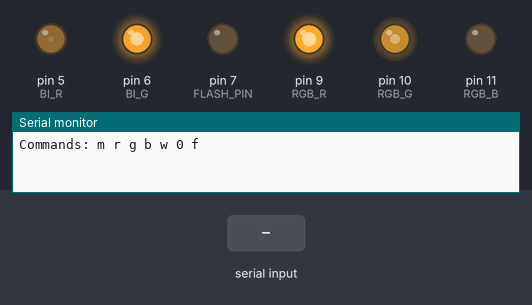
Bench run of a sketch on a simulated Arduino Uno, built with avr-gcc and run on an emulated ATmega328P. On the bench: output pins drawn as LEDs (lit = HIGH), the last lines printed to the serial monitor. Inputs (shaded band) come from the test bench.

Above: at 1.26 s.
1.3 s: "r" received over Serial
At 2.0 s:
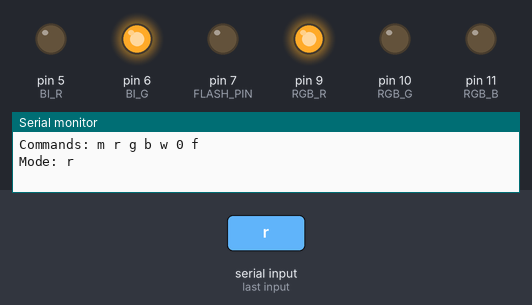
2.8 s: "f" received over Serial
At 3.8 s:
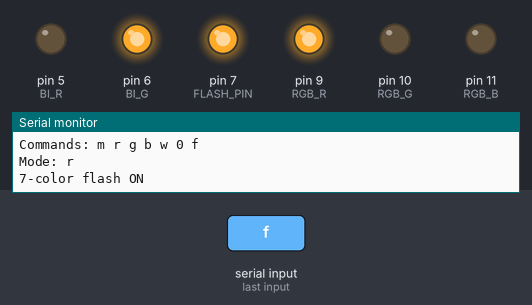
4.3 s: "m" received over Serial
At 4.45 s:
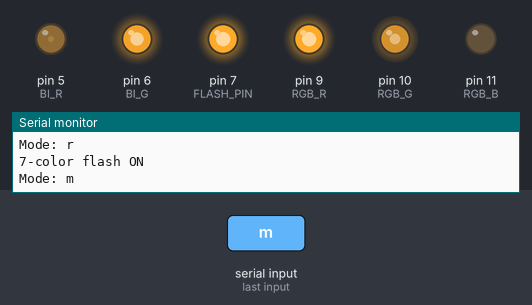
7.3 s: "g" received over Serial
At 8.5 s:
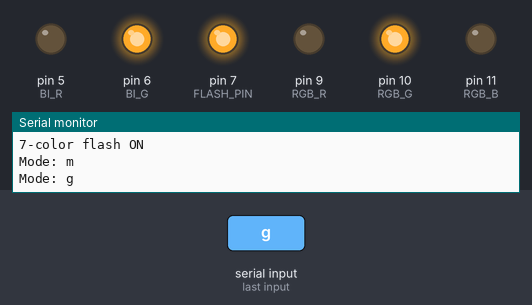
8.8 s: "b" received over Serial
At 9.8 s:
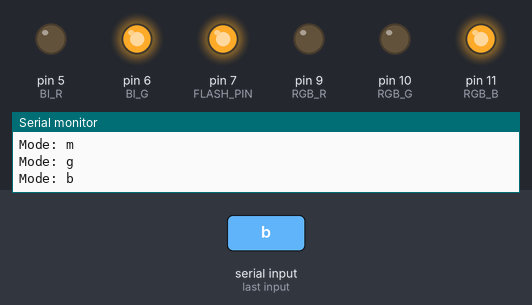
10.3 s: "w" received over Serial
At 11.2 s:
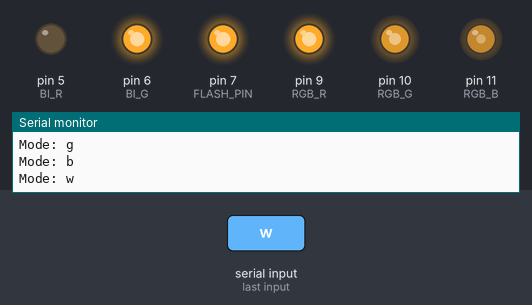
Timing chart, 0 to 12.8 s (numbered marks = the images above; inputs shaded):
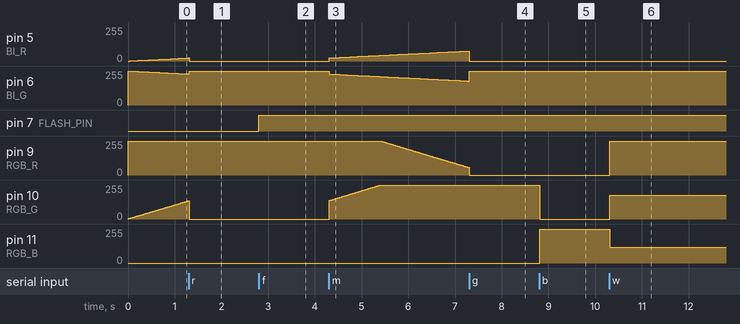

Measured:
- after the input at 1.3 s, pin 9 (RGB_R): stays 255/255 (without the input it goes to 252/255 after 1.1 s)
- after the input at 2.8 s, pin 7 (FLASH_PIN): LOW → HIGH at once
- after the input at 4.3 s, pin 5 (BI_R): moves from 0/255 to 75/255 over 3.0 s, starting at once; pin 6 (BI_G): moves from 255/255 to 180/255 over 3.0 s, starting at once; pin 9 (RGB_R): moves from 255/255 to 57/255 over 1.9 s, starting after 1.1 s; pin 10 (RGB_G): moves from 0/255 to 255/255 over 1.1 s, starting at once
- after the input at 7.3 s, pin 11 (RGB_B): stays 0/255 (without the input it goes to 2/255 after 0.55 s)
- after the input at 8.8 s, pin 10 (RGB_G): 255/255 → 0/255 at once; pin 11 (RGB_B): 0/255 → 255/255 at once
- after the input at 10.3 s, pin 9 (RGB_R): 0/255 → 255/255 at once; pin 10 (RGB_G): 0/255 → 180/255 at once; pin 11 (RGB_B): 255/255 → 120/255 at once

The sketch:

E02_MoodLamp.ino
```cpp
// ChinarSoft - Arduino Sensor Kit, Episode 2
// LED modules: RGB (KY-016 / KY-009), Two-color (KY-011 / KY-029), 7-color flash (KY-034)
// Project: Mood lamp with a status light
//
// Wiring (Arduino Uno) - all PWM pins except D7:
//   RGB module      R -> D9  | G -> D10 | B -> D11 | - -> GND
//   Two-color LED   R -> D5  | G -> D6  | - -> GND
//   7-color flash   S -> D7  | - -> GND
//   KY-009 and KY-011 have NO resistors on board: add 220 ohm in series on each color!
//
// Serial commands (9600 baud):
//   m = mood mode (slow rainbow)    r/g/b/w = fixed color    0 = off
//   f = toggle 7-color flash LED

const int RGB_R = 9, RGB_G = 10, RGB_B = 11;
const int BI_R = 5, BI_G = 6;
const int FLASH_PIN = 7;

const bool COMMON_ANODE = false;   // set true if your RGB module has a '+' common pin

char mode = 'm';
bool flashOn = false;
float hue = 0.0;                   // 0..360 degrees

void writeRGB(int r, int g, int b) {
  if (COMMON_ANODE) { r = 255 - r; g = 255 - g; b = 255 - b; }
  analogWrite(RGB_R, r);
  analogWrite(RGB_G, g);
  analogWrite(RGB_B, b);
}

// Convert hue (0-360) at full saturation/brightness to RGB
void hueToRGB(float h, int &r, int &g, int &b) {
  float x = 1.0 - fabs(fmod(h / 60.0, 2.0) - 1.0);
  float rf = 0, gf = 0, bf = 0;
  if (h < 60)       { rf = 1; gf = x; }
  else if (h < 120) { rf = x; gf = 1; }
  else if (h < 180) { gf = 1; bf = x; }
  else if (h < 240) { gf = x; bf = 1; }
  else if (h < 300) { rf = x; bf = 1; }
  else              { rf = 1; bf = x; }
  r = rf * 255; g = gf * 255; b = bf * 255;
}

// Two-color LED as a status light: green -> yellow -> red
void writeStatus(int level) {        // level 0..255
  analogWrite(BI_R, level);
  analogWrite(BI_G, 255 - level);
}

void handleSerial() {
  if (!Serial.available()) return;
  char c = Serial.read();
  if (c == 'f') {
    flashOn = !flashOn;
    digitalWrite(FLASH_PIN, flashOn ? HIGH : LOW);
    Serial.println(flashOn ? "7-color flash ON" : "7-color flash OFF");
  } else if (c == 'm' || c == 'r' || c == 'g' || c == 'b' || c == 'w' || c == '0') {
    mode = c;
    Serial.print("Mode: ");
    Serial.println(mode);
  }
}

void setup() {
  Serial.begin(9600);
  pinMode(RGB_R, OUTPUT); pinMode(RGB_G, OUTPUT); pinMode(RGB_B, OUTPUT);
  pinMode(BI_R, OUTPUT);  pinMode(BI_G, OUTPUT);
  pinMode(FLASH_PIN, OUTPUT);
  Serial.println("Commands: m r g b w 0 f");
}

void loop() {
  handleSerial();

  int r = 0, g = 0, b = 0;
  switch (mode) {
    case 'm':
      hue += 0.5;
      if (hue >= 360) hue -= 360;
      hueToRGB(hue, r, g, b);
      break;
    case 'r': r = 255; break;
    case 'g': g = 255; break;
    case 'b': b = 255; break;
    case 'w': r = 255; g = 180; b = 120; break;   // white needs tuning: green and blue are brighter
    default: break;                               // '0' = off
  }
  writeRGB(r, g, b);

  // Status light follows the hue position in mood mode, otherwise shows green
  writeStatus(mode == 'm' ? (int)(hue / 360.0 * 255) : 0);

  delay(20);
}
```
